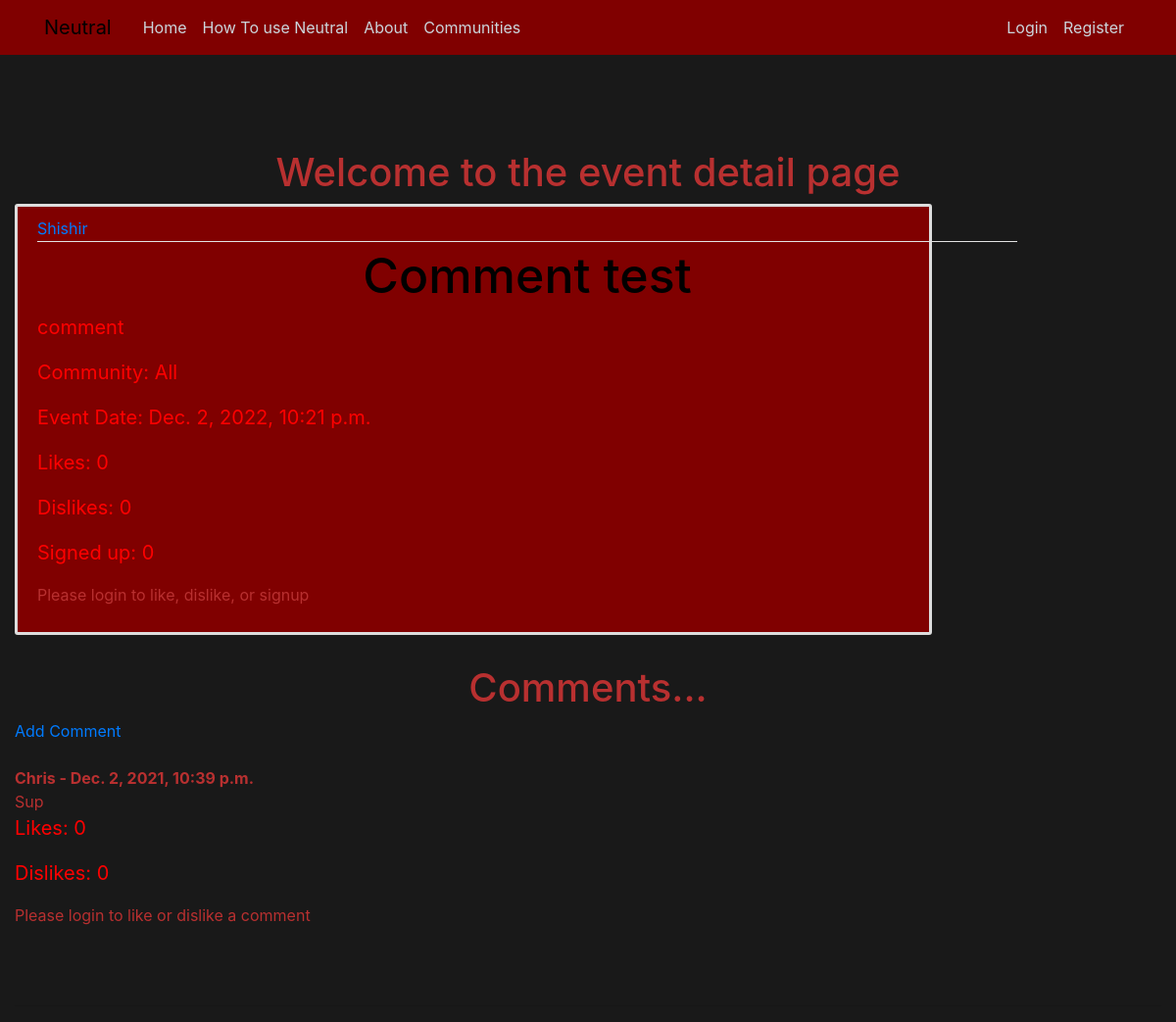
/events/24/, run on an earlier commit of the app's database.
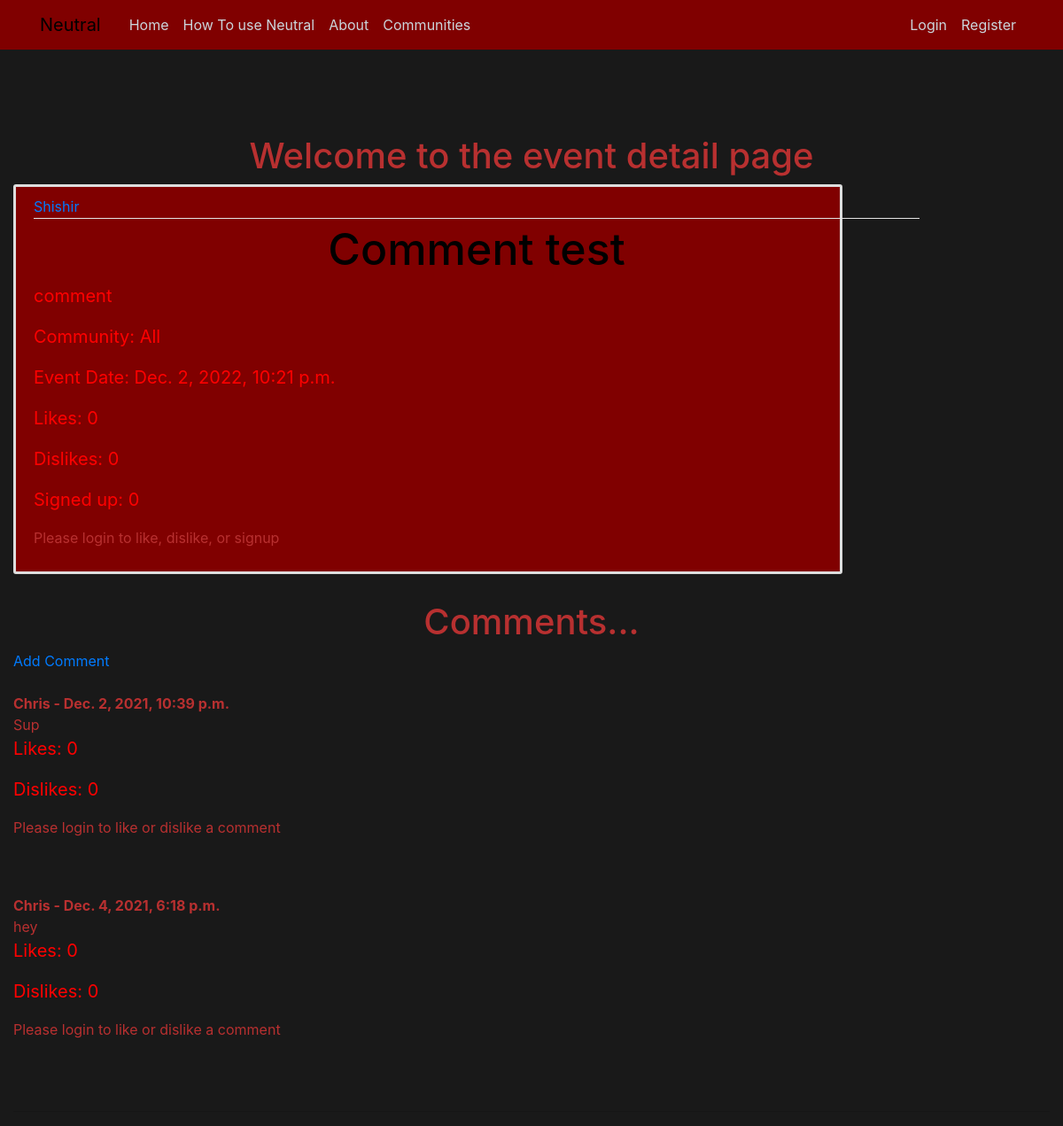
And on a later commit of the database.
### events/models.py (models this page shows, shortened)
class Events(models.Model):
    title = models.CharField(max_length=200)
    content = models.TextField()
    event_date = models.DateTimeField(validators=[MinValueValidator(timezone.now)],default= timezone.now)
    community = models.CharField(max_length=20 ,choices=COMMUNITY_CHOICES, default='All')
    date_posted = models.DateTimeField(default= timezone.now)
    creator = models.ForeignKey(User, on_delete=models.CASCADE)
    event_type = models.CharField(max_length=20,choices=EVENT_TYPES_CHOICES, default='Friendly')
    likes = models.ManyToManyField(User, related_name = 'events_likes')
    signed_up = models.ManyToManyField(User, related_name= 'events_signed_up')
    dislikes = models.ManyToManyField(User, related_name = 'events_dislikes')
    image = models.ImageField(null=True, blank=True, upload_to = "events-images/")

class EventComment(models.Model):
	event = models.ForeignKey(Events, related_name = "comments", on_delete=models.CASCADE)
	name = models.CharField(max_length=255)
	body = models.TextField()
	dislikes = models.ManyToManyField(User, related_name = 'event_comment_dislikes', blank=True)
	likes = models.ManyToManyField(User, related_name = 'event_comment_likes', blank=True)
	date_added = models.DateTimeField(auto_now_add=True)

### events/views.py (the view)
# urls.py: path('<int:pk>/',EventsDetailView.as_view(), name='events-detail'),
class EventsDetailView(DetailView):
    model = Events

### events/templates/events/events_detail.html (shortened to what this page needs)
{% extends "events/base.html"%}
    {% block content %}
    <br>
    <br>
    <br>
    <h1>Welcome to the event detail page</h1>
        <article class="media content-section">
      <div class="media-body">
        <div class="article-metadata">
          <a class="mr-2" href="#">{{ object.creator }}</a>
        </div>
        <h2 class="article-title">{{ object.title }}</h2>
        <p class="article-content">{{ object.content }}</p>
            <p class="article-content">Community: {{ object.community }}</p>
            <p class="article-content">Event Date: {{ object.event_date }}</p>
            <p class="article-content">Likes: {{ object.likes.count }}</p>
            <p class="article-content">Dislikes: {{ object.dislikes.count }}</p>
            <p class="article-content">Signed up: {{ object.signed_up.count }}</p>
          {% if user.is_authenticated %}
            {% if object.creator == user %}
              <div>
                <a class = "btn btn-secondary btn-sm mt-1 mb-1"href="{% url 'events-update' object.id%}">Update</a>
                <a class = "btn btn-danger btn-sm mt-1 mb-1"href="{% url 'events-delete' object.id%}">Delete</a>
              </div>
            {% endif %}
              <div>
                {% if user in object.signed_up.all %}
                  <a class = "btn btn-secondary btn-sm mt-1 mb-1"href="{% url 'events-leave' object.id%}">Leave Event</a>
                {% else %}
                  <a class = "btn btn-secondary btn-sm mt-1 mb-1"href="{% url 'events-signup' object.id%}">Signup</a>
                {% endif %}
                {% if user in object.likes.all %}
                <a class = "btn btn-secondary btn-sm mt-1 mb-1"href="{% url 'events-unlike' object.id%}" name="events_id_unlike">Unlike</a>
                {% elif user in object.dislikes.all%}
                <a class = "btn btn-secondary btn-sm mt-1 mb-1"href="{% url 'events-undislike' object.id%}" name="events_id_undislike">Remove Dislike</a>
                {% else %}
                <a class = "btn btn-secondary btn-sm mt-1 mb-1"href="{% url 'events-like' object.id%}" name="events_id_like">Like</a>
                <a class = "btn btn-secondary btn-sm mt-1 mb-1"href="{% url 'events-dislike' object.id%}" name="events_id_dislike">Dislike</a>
                {% endif %}
              </div>
            {% else %}
            <p>Please login to like, dislike, or signup</p>
          {% endif %}
      </div>
    </article>
    <h1>Comments...</h1>
		{% if not object.comments.all %}
		  	No Comments Yet... <a href="{% url 'event-add-comment' object.id%}"> Add One</a>
		{% else %}
		<a href="{% url 'event-add-comment' object.id%}">Add Comment</a>
		<br>
		<br>
		  {%for comment in object.comments.all%}
		  	<strong>
		  		{{comment.name}} -
				{{comment.date_added}}
			</strong>
			<br>
			{{ comment.body }}
			<p class="article-content">Likes: {{ comment.likes.count }}</p>
			<p class="article-content">Dislikes: {{ comment.dislikes.count }}</p>
			<div>
			{%if user.is_authenticated%}
                {% if user in comment.likes.all %}
                <a class = "btn btn-secondary btn-sm mt-1 mb-1"href="{% url 'event-comment-unlike' comment.id%}" name="post_id_unlike">Unlike</a>
                {% elif user in comment.dislikes.all%}
                <a class = "btn btn-secondary btn-sm mt-1 mb-1"href="{% url 'event-comment-undislike' comment.id%}" name="post_id_undislike">Remove Dislike</a>
                {% else %}
                <a class = "btn btn-secondary btn-sm mt-1 mb-1"href="{% url 'event-comment-like' comment.id%}" name="post_id_like">Like</a>
                <a class = "btn btn-secondary btn-sm mt-1 mb-1"href="{% url 'event-comment-dislike' comment.id%}" name="post_id_dislike">Dislike</a>
                {% endif %}
			{% else %}
			<p>Please login to like or dislike a comment</p>
			{%endif%}
              </div>
			<br>
			<br>
		  {% endfor %}
		{%endif%}
		<hr>
{% endblock content %}

### events/templates/events/base.html (shortened to what this page needs)
{% load static %}
<!DOCTYPE html>
<html>
<head>
    <link rel="stylesheet" href="https://maxcdn.bootstrapcdn.com/bootstrap/4.0.0/css/bootstrap.min.css">
    <link rel="stylesheet" type="text/css" href="{% static 'blog/main.css' %}">
</head>
<body>
	<header class="site-header">
	  <nav class="navbar navbar-expand-md fixed-top navbar-custom">
	    <div class="container">
	      <a class="navbar-brand mr-4" href="{% url 'blog-home' %}">Neutral</a>
	      <div class="collapse navbar-collapse" id="navbarToggle">
	        <div class="navbar-nav mr-auto">
	          <a class="nav-item nav-link" href="{% url 'blog-home' %}">Home</a>
			  <a class="nav-item nav-link" href="{% url 'blog-tutorial' %}">How To use Neutral</a>
	          <a class="nav-item nav-link" href="{% url 'blog-about' %}">About</a>
	          <a class="nav-item nav-link" href="{% url 'All-posts' %}">Communities</a>
	        </div>
	        <div class="navbar-nav">
	        	{%if user.is_authenticated%}
				<a class="nav-item nav-link" href="{% url 'events-create' %}">Create Event</a>
	        		<a class="nav-item nav-link" href="{% url 'post-create' %}">Create Post</a>
	        		<a class="nav-item nav-link" href="{% url 'profile' %}">Profile</a>
	        		<a class="nav-item nav-link" href="{% url 'logout' %}">Log Out</a>
	        	{%else%}
		          <a class="nav-item nav-link" href="{% url 'login' %}">Login</a>
		          <a class="nav-item nav-link" href="{% url 'register' %}">Register</a>
		        {% endif %}
	        </div>
	      </div>
	    </div>
	  </nav>
	</header>
	<main role="main" class="container-fluid">
	  <div class="row justify-content-center">
	    <div class="col">
	      {% block content %}{% endblock %}
	    </div>
	  </div>
	</main>
</body>
</html>

### blog/static/blog/main.css (style rules this page uses)
body { background: rgba(0, 0, 0, 0.9); color: rgb(184, 48, 48); margin-top: 5rem; }
h1, h2, h3, h4, h5, h6 { text-align: center; color: rgb(184, 48, 48); }
.site-header .navbar-nav .nav-link { color: #cbd5db; }
.navbar-custom { background-color: maroon; color: black; }
.navbar-custom .navbar-brand { color: black; }
.content-section { background: maroon; padding: 10px 20px; border: 3px solid #dddddd; border-radius: 3px; margin-bottom: 30px; width: 80%; }
.article-title { color: black; font-size: 50px; }
.article-content { white-space: nowrap; width: 1000px; overflow: hidden; text-overflow: ellipsis; color: red; font-size: 20px; }
.article-metadata { padding-bottom: 1px; margin-bottom: 4px; border-bottom: 1px solid #e3e3e3 }

What changed in the data, as far as the page shows it:
added EventComment: name "Chris", date_added "Dec. 4, 2021, 6:18 p.m.", body "hey", likes.count "0", dislikes.count "0"
